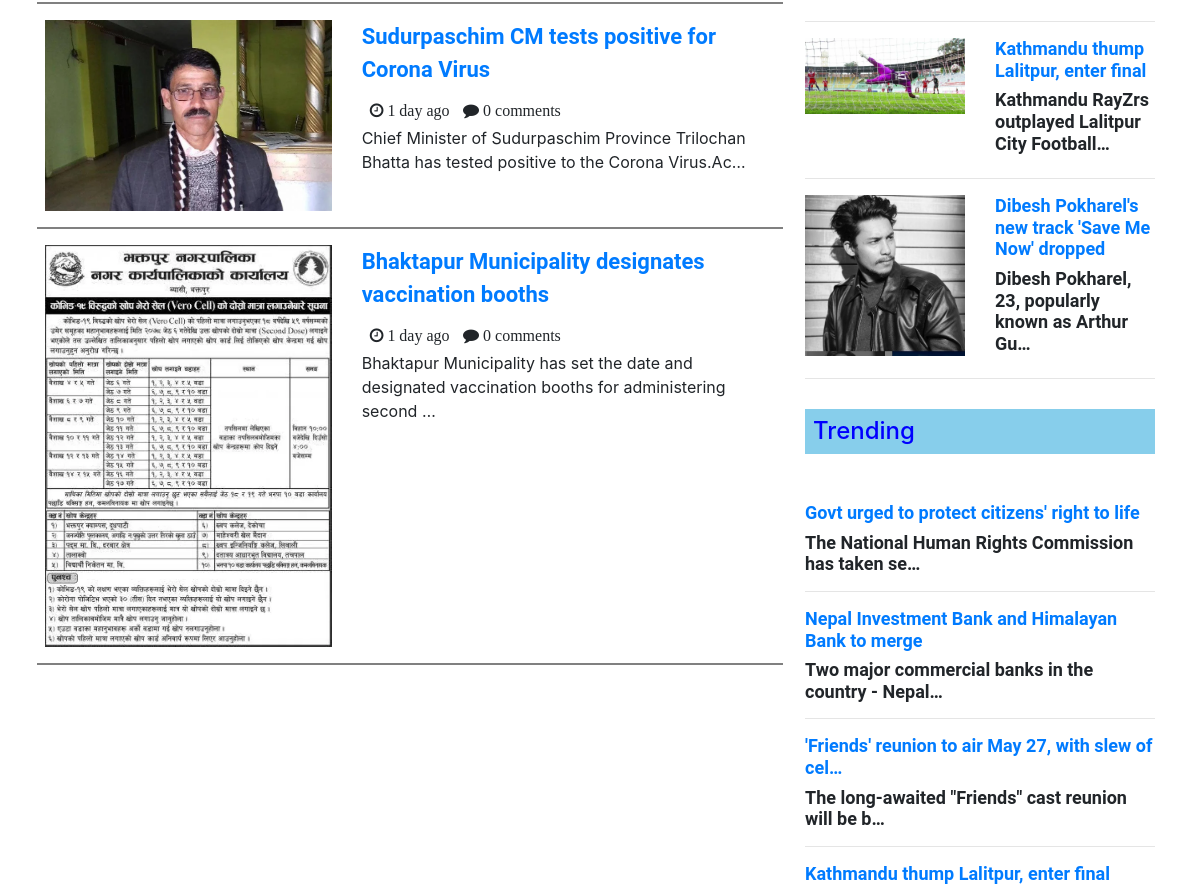
Page /politics/ (signed in, middle part) on the earlier database version.
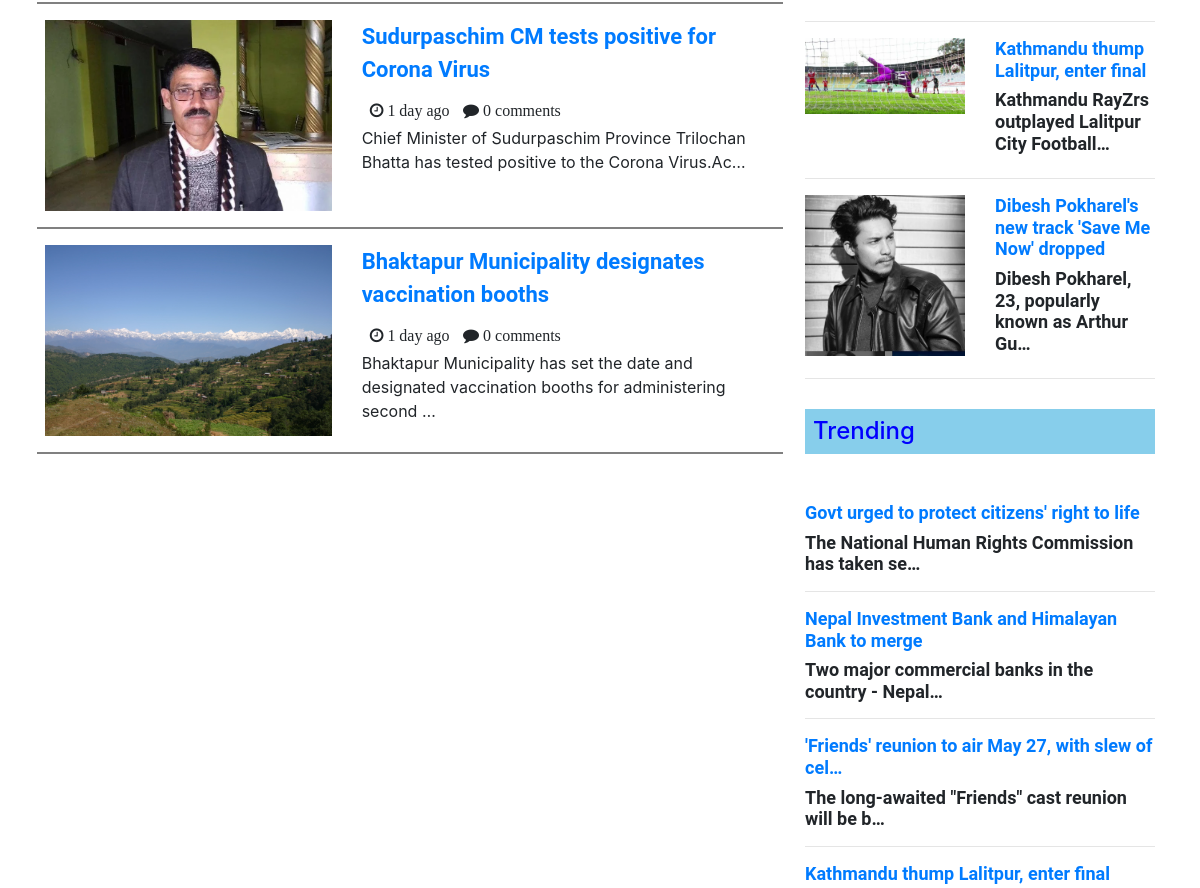
Same page on the later database version.
### loginapp/models.py (models this page shows, shortened)
class Post(models.Model):
    title = models.TextField(max_length=None)
    header_image = models.ImageField(
        null=True, blank=True, upload_to="loginapp\static\Images")
    body = models.TextField(max_length=None)
    category = models.CharField(max_length=255, default='Politics')

### loginapp/views.py (the view)
# urls.py: path('politics/', PoliticsView.as_view(), name="politics"),
class PoliticsView(LoginRequiredMixin, ListView):
    model = Post
    template_name = 'loginapp/Html file/Politics.html'

### loginapp/templates/loginapp/Html file/Politics.html (shortened to what this page needs)
{% load static %}
<!DOCTYPE html>
<html>
  <head>
    <link rel="stylesheet" type="text/css" href="{% static 'css/news.css' %}" />
    <link
      rel="stylesheet"
      href="https://maxcdn.bootstrapcdn.com/bootstrap/4.5.2/css/bootstrap.min.css"
    />
    <link
      rel="stylesheet"
      href="https://cdnjs.cloudflare.com/ajax/libs/font-awesome/4.7.0/css/font-awesome.min.css"
    />
  </head>
  <body>
    <div class="container">
      <div class="row">
        <div class="col-lg-8 mt-5">
          {% for post in object_list %} {% if post.category == 'Politics' %}
          <div class="row">
            <div class="col-lg-5">
              {% if post.header_image %}
              <img src="{{ post.header_image.url }}" style="width: 100%" />
              {% else %}
              <img
                src="{% static 'Images/icon-image.png' %}"
                style="width: 100%; height: 150px; object-fit: cover;"
              />
              {% endif %}
            </div>
            <div class="col-lg-7">
              <a href="{% url 'article-detail' post.pk %}"><p class="title">{{ post.title|truncatechars:100 }}</p></a>
              <div class="row ml-2">
                <i class="fa fa-clock-o" aria-hidden="true"> 1 day ago</i>
                <i class="fa fa-comment" aria-hidden="true"> 0 comments</i>
              </div>
              {{ post.body|truncatechars:100 }}
            </div>
            <hr style="border: 1px solid grey; width: 98%" />
          </div>
          {% endif%} {% endfor %}
        </div>
        <div class="col-lg-4" id="most_viewed_news">
          {% for post in object_list %}
          {% if forloop.counter < 6  %}
          <div class="row">
            <div class="col-lg-6">
              {% if post.header_image %}
              <img
                src="{{ post.header_image.url }}"
                class="news_image"
              />
              {% else %}
              <img
                src="{% static 'Images/icon-image.png' %}"
                class="news_image"
                alt="..."
              />
              {% endif %}
            </div>
            <div class="col-lg-6">
              <a href="{% url 'article-detail' post.pk %}"><h5 style="font-family: Roboto; font-size: 18px; font-weight: bold;">{{ post.title|truncatechars:50 }}</h5></a>
              <h5 style="font-family: Roboto; font-size: 18px; font-weight: bold;">{{ post.body|truncatechars:50 }}</h5>
            </div>
          </div>
          <hr>
          {% endif %}
          {% endfor %}
          <h4 class="viewed_news px-2 py-2 mb-5">Trending</h4>
          {% for post in object_list %}
          {% if forloop.counter < 6  %}
          <a href="{% url 'article-detail' post.pk %}"><h5 style="font-family: Roboto; font-size: 18px; font-weight: bold;">{{ post.title|truncatechars:50 }}</h5></a>
          <h5 style="font-family: Roboto; font-size: 18px; font-weight: bold;">{{ post.body|truncatechars:50 }}</h5>
          <hr>
          {% endif %}
          {% endfor %}
      </div>
      </div>
    </div>
  </body>
</html>

Differences in the rows shown:
changed Post "Bhaktapur Municipality designates vaccination booths": header_image: a different picture
